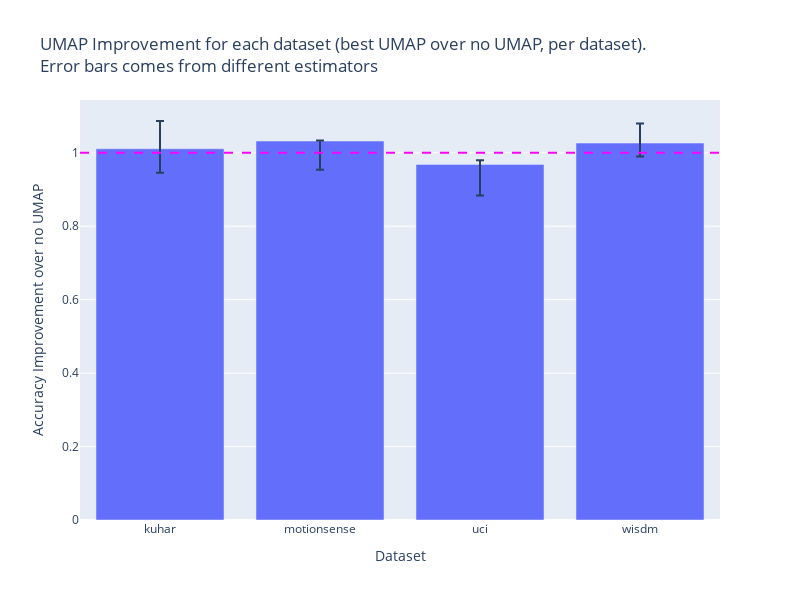
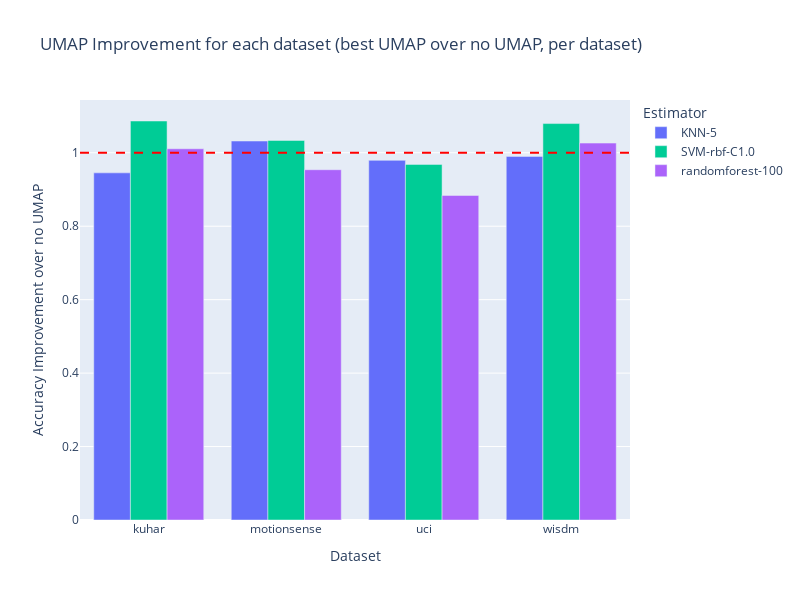

Notebook source saved alongside these figures, in order:
### Markdown cell above
### a) Qual o impacto no desempenho dos modelos de ML quando o dado de entrada é transformado com o UMAP?

Compararemos, para cada tupla <dataset DS; domíno D; modelo de ML M>, qual é a diferença (razão) de desempenho do modelo M na tarefa de HAR com o dado do dataset DS no domínio D com e sem redução de dimensionalidade.

### Code cell
def get_umap_improvement_over_no_umap(df, new_column_name: str = "umap improvement"):
    experiment_uniq = [c for c in unique_exp_columns if c not in ["reducer_datasets", "umap components"]]

    zero_umap = {}
    for _, subdf in df[df["umap components"] == 0].iterrows():
        zero_umap[tuple(subdf[experiment_uniq].values.tolist())] = subdf["accuracy (mean)"]

    df[new_column_name] = df.apply(lambda x: x["accuracy (mean)"] / zero_umap.get(tuple(x[experiment_uniq].values.tolist()), np.nan), axis=1)
    return df

def filter_max_set_only(df, column: str = "umap improvement"):
    experiment_uniq = [c for c in unique_exp_columns if c not in ["reducer_datasets", "umap components"]]
    df = df.dropna(subset=[column], inplace=False)
    df = df[df["umap components"] > 0]
    lines = [subdf[subdf[column] == subdf[column].max()].iloc[0] for _, subdf in df.groupby(experiment_uniq)]
    df = pd.DataFrame(lines)
    return df

df = results.copy()
df = filter_view_standardized_inter_balanced(df)
df = filter_domain_fft_only(df)
df = filter_features_all(df)
df = filter_reducer_over_all(df)
df = filter_scaler_none(df)
df = filter_only_reducer_dataset_equals_train_dataset_or_no_reducer(df)
df = get_umap_improvement_over_no_umap(df)
df = filter_max_set_only(df)

fig = chart_bar_with_error_bars(df, improvement_col="umap improvement", groupby="train_datasets")
fig.add_hline(y=1.0, line_dash="dash", line_color="magenta")
fig.update_layout(
    title="UMAP Improvement for each dataset (best UMAP over no UMAP, per dataset).<br>Error bars comes from different estimators",
    xaxis_title="Dataset",
    yaxis_title="Accuracy Improvement over no UMAP",
    width=800,
    height=600
)
fig.show()

fig = chart_bar_with_side_by_side(df, improvement_col="umap improvement", groupby="estimator", inner_group="train_datasets")
fig.add_hline(y=1.0, line_dash="dash", line_color="red")
fig.update_layout(
    title="UMAP Improvement for each dataset (best UMAP over no UMAP, per dataset)",
    xaxis_title="Dataset",
    yaxis_title="Accuracy Improvement over no UMAP",
    legend_title="Estimator",
    width=800,
    height=600
)
fig.show()

### Figure 1 — Plotly figure (JSON) as saved in the notebook; plotly's stock layout.template omitted (floating-point values rounded to 4 significant figures)
{"data": [{"error_y": {"array": [0.07564, 0.001613, 0.01096, 0.05315], "arrayminus": [0.06558, 0.07817, 0.08462, 0.0362], "symmetric": false, "type": "data"}, "type": "bar", "x": ["kuhar", "motionsense", "uci", "wisdm"], "y": [1.011, 1.032, 0.9684, 1.026]}], "layout": {"height": 600, "shapes": [{"line": {"color": "magenta", "dash": "dash"}, "type": "line", "x0": 0, "x1": 1, "xref": "x domain", "y0": 1, "y1": 1, "yref": "y"}], "title": {"text": "UMAP Improvement for each dataset (best UMAP over no UMAP, per dataset).<br>Error bars comes from different estimators"}, "width": 800, "xaxis": {"title": {"text": "Dataset"}}, "yaxis": {"title": {"text": "Accuracy Improvement over no UMAP"}}}}

### Figure 2 — Plotly figure (JSON) as saved in the notebook; plotly's stock layout.template omitted (floating-point values rounded to 4 significant figures)
{"data": [{"marker": {"color": "#636EFA"}, "name": "KNN-5", "type": "bar", "x": ["kuhar", "motionsense", "uci", "wisdm"], "y": [0.9453, 1.032, 0.9794, 0.9902]}, {"marker": {"color": "#00CC96"}, "name": "SVM-rbf-C1.0", "type": "bar", "x": ["kuhar", "motionsense", "uci", "wisdm"], "y": [1.087, 1.034, 0.9684, 1.08]}, {"marker": {"color": "#AB63FA"}, "name": "randomforest-100", "type": "bar", "x": ["kuhar", "motionsense", "uci", "wisdm"], "y": [1.011, 0.9538, 0.8838, 1.026]}], "layout": {"height": 600, "legend": {"title": {"text": "Estimator"}}, "shapes": [{"line": {"color": "red", "dash": "dash"}, "type": "line", "x0": 0, "x1": 1, "xref": "x domain", "y0": 1, "y1": 1, "yref": "y"}], "title": {"text": "UMAP Improvement for each dataset (best UMAP over no UMAP, per dataset)"}, "width": 800, "xaxis": {"title": {"text": "Dataset"}}, "yaxis": {"title": {"text": "Accuracy Improvement over no UMAP"}}}}
